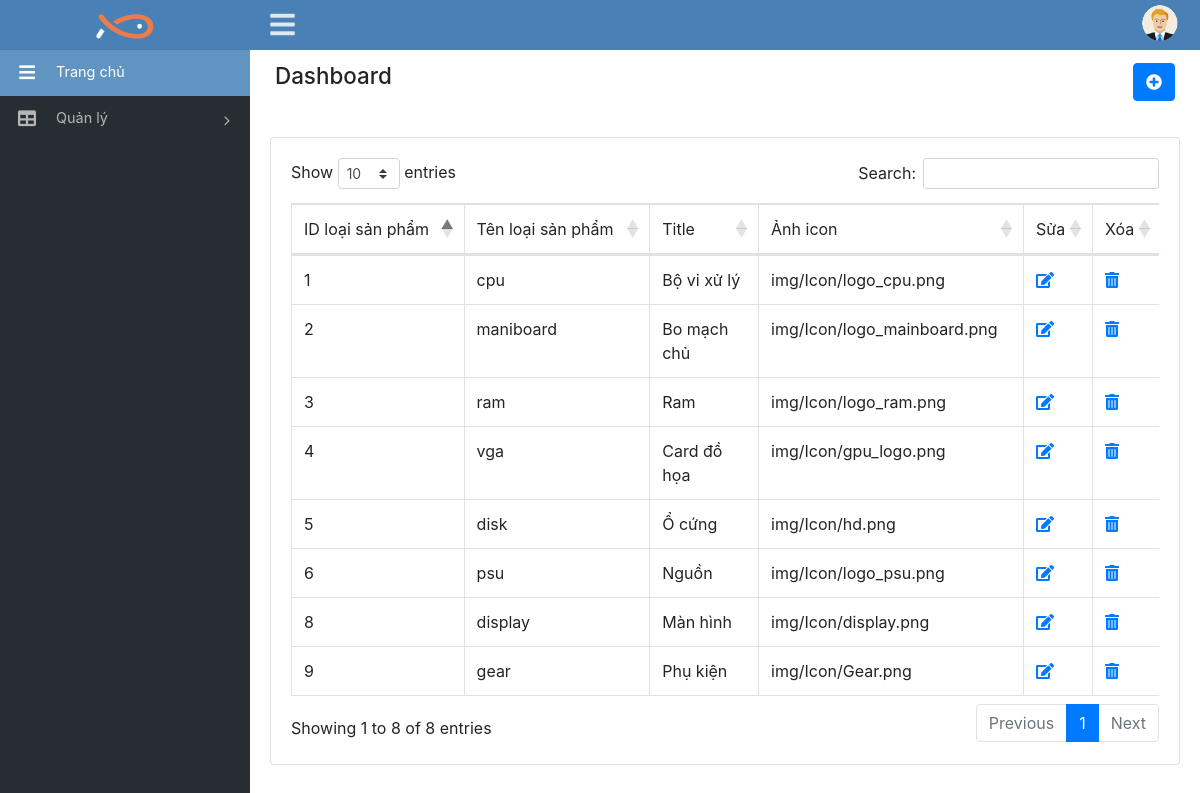
Screenshot of /website/Admin/?active=item&item=loaisanpham (signed in) with the database file from the repository.
### tables this page shows
CREATE TABLE `loaihang` (
  `IdLoaiHang` int(11) NOT NULL,
  `TenLoaiHang` text NOT NULL,
  `Title` text NOT NULL,
  `Img` text NOT NULL
);

### website/Admin/module/type.php (the view, shortened to what this page needs)
<!DOCTYPE html>
<html>
<head>
    <head>
        <link rel="stylesheet" href="css/bootstrap.min.css">
        <link rel="stylesheet" href="https://use.fontawesome.com/releases/v5.7.2/css/all.css">
    </head>
</head>
<body>
    <div class="card mb-3 ">
        <div class="card-body">
            <div class="table-responsive">
                <table id="example1" class="table table-bordered table-hover display">
                    <thead>
                        <tr>
                            <td style="width: auto">ID loại sản phẩm</td>
                            <td style="width: auto">Tên loại sản phẩm</td>
                            <td style="width: auto">Title</td>
                            <td style="width: auto">Ảnh icon</td>
                            <td style="width: 2%">Sửa</td>
                            <td style="width: 2%">Xóa</td>
                        </tr>
                    </thead>
                    <tbody>
                        <?php
                            foreach($con->query("select * from loaihang") as $row)
                                    {
                                        $ID=$row['IdLoaiHang'];
                                        $name=$row['TenLoaiHang'];
                                        $title=$row['Title'];
                                        $Img=$row['Img'];
                         ?>
                         <tr>
                            <td><?php echo "$ID"; ?></td>
                            <td><?php echo "$name"; ?></td>
                            <td><?php echo "$title"; ?></td>
                            <td><?php echo "$Img"; ?></td>
                                <td>
                                <a href="?fun=sua&item=loaisanpham&active=item&ID=<?php echo "$ID"?>" title="">
                                    <i class="fas fa-edit"></i>
                                </a>
                            </td>
                            <td >
                                <a href="?load=yes&fun=xoa&item=loaisanpham&active=item&ID=<?php echo "$ID"?>" onClick="return confirm('Bạn có thực sự muốn xóa ?');">
                                        <i class="fas fa-trash-alt"></i>
                                </a>
                            </td>
                        </tr>
                        <?php } ?>
                    </tbody>
                </table>
            </div>
        </div>
    </div>
</body>
</html>

### website/Admin/assets/css/style.css (style rules this page uses)
html { position: relative; min-height: 100%; }
body { font-size: 0.9rem; background-color: #efefef; padding-bottom: 50px; }
a { color: #0ca4ca; text-decoration: none; }
a { outline: none !important; text-decoration: none !important; }

### rows the page displays
loaihang: IdLoaiHang "1", TenLoaiHang "cpu", Title "Bộ vi xử lý", Img "img/Icon/logo_cpu.png"
loaihang: IdLoaiHang "2", TenLoaiHang "maniboard", Title "Bo mạch chủ", Img "img/Icon/logo_mainboard.png"
loaihang: IdLoaiHang "3", TenLoaiHang "ram", Title "Ram", Img "img/Icon/logo_ram.png"
loaihang: IdLoaiHang "4", TenLoaiHang "vga", Title "Card đồ họa", Img "img/Icon/gpu_logo.png"
loaihang: IdLoaiHang "5", TenLoaiHang "disk", Title "Ổ cứng", Img "img/Icon/hd.png"
loaihang: IdLoaiHang "6", TenLoaiHang "psu", Title "Nguồn", Img "img/Icon/logo_psu.png"
loaihang: IdLoaiHang "8", TenLoaiHang "display", Title "Màn hình", Img "img/Icon/display.png"
loaihang: IdLoaiHang "9", TenLoaiHang "gear", Title "Phụ kiện", Img "img/Icon/Gear.png"
